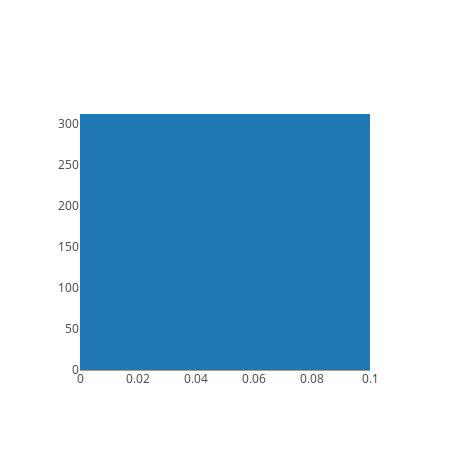
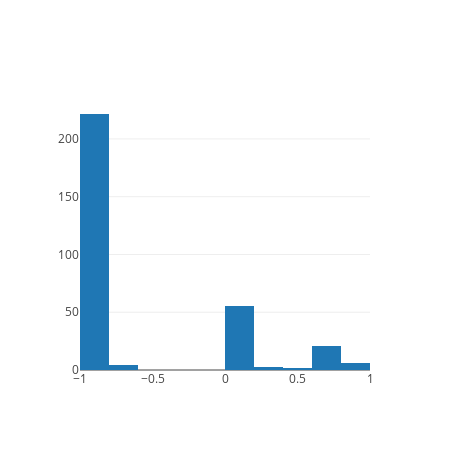
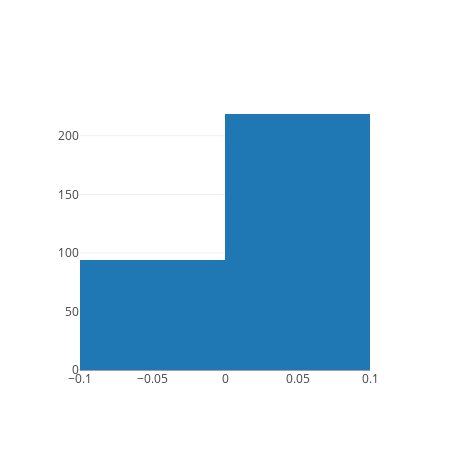
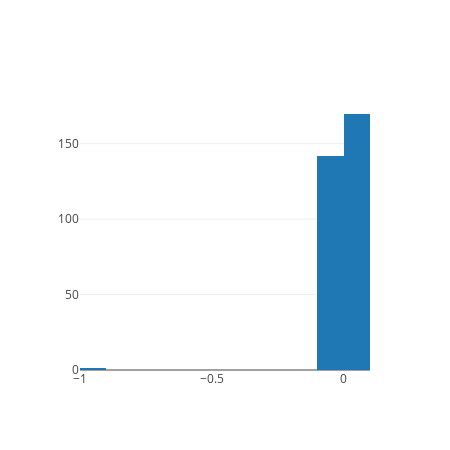

The code cell stored with these charts, in order, in its notebook:
### Code cell
reload(descr)
reload(p)

descr.explanation_vector_threshold = 0
descr.explanation_vector_classes = None
descr.explanation_vectors_show = 'all'

reload(util)
numerical_data, categorical_data = util.get_categorical_data(spn, df, dictionary)

descr.classify = 0

misclassified, data_dict = descr.classification(spn, numerical_data, dictionary)

expl_vectors = descr.explanation_vector_description(spn, dictionary, data_dict, categoricals)

### Figure 1 — Plotly figure (JSON) as saved in the notebook; plotly's stock layout.template omitted (floating-point values rounded to 4 significant figures; data arrays with more than 128 entries replaced by an {"elided": "..."} marker saying what was removed)
{"data": [{"autobinx": false, "type": "histogram", "x": {"elided": "313 int values"}, "xbins": {"end": 1, "size": 0.1, "start": -1}}], "layout": {"height": 450, "width": 450}}

### Figure 2 — Plotly figure (JSON) as saved in the notebook; plotly's stock layout.template omitted (floating-point values rounded to 4 significant figures; data arrays with more than 128 entries replaced by an {"elided": "..."} marker saying what was removed)
{"data": [{"autobinx": false, "name": ["male"], "type": "histogram", "x": {"elided": "313 float values"}, "xbins": {"end": 1, "size": 0.2, "start": -1}}], "layout": {"barmode": "stack", "height": 450, "width": 450}}

### Figure 3 — Plotly figure (JSON) as saved in the notebook; plotly's stock layout.template omitted (floating-point values rounded to 4 significant figures; data arrays with more than 128 entries replaced by an {"elided": "..."} marker saying what was removed)
{"data": [{"autobinx": false, "type": "histogram", "x": {"elided": "313 float values"}, "xbins": {"end": 1, "size": 0.1, "start": -1}}], "layout": {"height": 450, "width": 450}}

### Figure 4 — Plotly figure (JSON) as saved in the notebook; plotly's stock layout.template omitted (floating-point values rounded to 4 significant figures; data arrays with more than 128 entries replaced by an {"elided": "..."} marker saying what was removed)
{"data": [{"autobinx": false, "type": "histogram", "x": {"elided": "313 float values"}, "xbins": {"end": 1, "size": 0.1, "start": -1}}], "layout": {"height": 450, "width": 450}}
